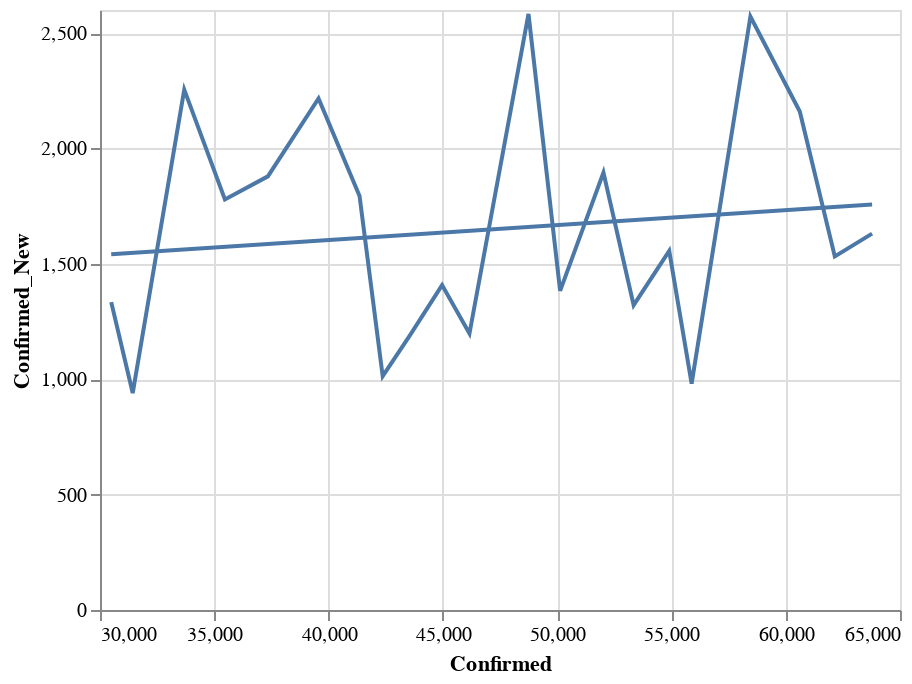

This figure's notebook cell:
### Code cell
state = alt.Chart(data[data['State'] == 'CA'].sort_values('Date').tail(21)).mark_line().encode(
    x='Confirmed:Q',
    y='Confirmed_New:Q'
)
reg = state.transform_regression("Confirmed", "Confirmed_New", method="linear").mark_line()
(state+reg).interactive()

### Figure 1 — Vega-Lite specification as saved in the notebook (floating-point values rounded to 4 significant figures)
{"config": {"view": {"continuousWidth": 400, "continuousHeight": 300}}, "layer": [{"mark": "line", "encoding": {"x": {"type": "quantitative", "field": "Confirmed"}, "y": {"type": "quantitative", "field": "Confirmed_New"}}, "selection": {"selector023": {"type": "interval", "bind": "scales", "encodings": ["x", "y"]}}}, {"mark": "line", "encoding": {"x": {"type": "quantitative", "field": "Confirmed"}, "y": {"type": "quantitative", "field": "Confirmed_New"}}, "transform": [{"on": "Confirmed", "regression": "Confirmed_New", "method": "linear"}]}], "data": {"name": "data-09ac422f0c4775cfc6aa2bc42a2becbf"}, "$schema": "https://vega.github.io/schema/vega-lite/v4.0.2.json", "datasets": {"data-09ac422f0c4775cfc6aa2bc42a2becbf": [{"State": "CA", "Date": "04-18-2020", "Confirmed": 30490.0, "Deaths": 1140.0, "Recovered": 0.0, "Confirmed_New": 1334.0, "Deaths_New": 103.0, "Recovered_New": 0.0, "Active": 29350.0}, {"State": "CA", "Date": "04-19-2020", "Confirmed": 31430.0, "Deaths": 1177.0, "Recovered": 0.0, "Confirmed_New": 940.0, "Deaths_New": 37.0, "Recovered_New": 0.0, "Active": 30250.0}, {"State": "CA", "Date": "04-20-2020", "Confirmed": 33690.0, "Deaths": 1225.0, "Recovered": 0.0, "Confirmed_New": 2255.0, "Deaths_New": 48.0, "Recovered_New": 0.0, "Active": 32460.0}, {"State": "CA", "Date": "04-21-2020", "Confirmed": 35460.0, "Deaths": 1282.0, "Recovered": 0.0, "Confirmed_New": 1779.0, "Deaths_New": 57.0, "Recovered_New": 0.0, "Active": 34180.0}, {"State": "CA", "Date": "04-22-2020", "Confirmed": 37340.0, "Deaths": 1421.0, "Recovered": 0.0, "Confirmed_New": 1879.0, "Deaths_New": 139.0, "Recovered_New": 0.0, "Active": 35920.0}, {"State": "CA", "Date": "04-23-2020", "Confirmed": 39560.0, "Deaths": 1533.0, "Recovered": 0.0, "Confirmed_New": 2217.0, "Deaths_New": 112.0, "Recovered_New": 0.0, "Active": 38030.0}, {"State": "CA", "Date": "04-24-2020", "Confirmed": 41360.0, "Deaths": 1621.0, "Recovered": 0.0, "Confirmed_New": 1794.0, "Deaths_New": 88.0, "Recovered_New": 0.0, "Active": 39730.0}, {"State": "CA", "Date": "04-25-2020", "Confirmed": 42370.0, "Deaths": 1689.0, "Recovered": 0.0, "Confirmed_New": 1013.0, "Deaths_New": 68.0, "Recovered_New": 0.0, "Active": 40680.0}, {"State": "CA", "Date": "04-26-2020", "Confirmed": 43560.0, "Deaths": 1725.0, "Recovered": 0.0, "Confirmed_New": 1190.0, "Deaths_New": 36.0, "Recovered_New": 0.0, "Active": 41830.0}, {"State": "CA", "Date": "04-27-2020", "Confirmed": 44970.0, "Deaths": 1779.0, "Recovered": 0.0, "Confirmed_New": 1408.0, "Deaths_New": 54.0, "Recovered_New": 0.0, "Active": 43190.0}, {"State": "CA", "Date": "04-28-2020", "Confirmed": 46160.0, "Deaths": 1864.0, "Recovered": 0.0, "Confirmed_New": 1198.0, "Deaths_New": 85.0, "Recovered_New": 0.0, "Active": 44300.0}, {"State": "CA", "Date": "04-29-2020", "Confirmed": 48750.0, "Deaths": 1946.0, "Recovered": 0.0, "Confirmed_New": 2583.0, "Deaths_New": 82.0, "Recovered_New": 0.0, "Active": 46800.0}, {"State": "CA", "Date": "04-30-2020", "Confirmed": 50130.0, "Deaths": 2031.0, "Recovered": 0.0, "Confirmed_New": 1383.0, "Deaths_New": 85.0, "Recovered_New": 0.0, "Active": 48100.0}, {"State": "CA", "Date": "05-01-2020", "Confirmed": 52030.0, "Deaths": 2126.0, "Recovered": 0.0, "Confirmed_New": 1896.0, "Deaths_New": 95.0, "Recovered_New": 0.0, "Active": 49900.0}, {"State": "CA", "Date": "05-02-2020", "Confirmed": 53350.0, "Deaths": 2180.0, "Recovered": 0.0, "Confirmed_New": 1321.0, "Deaths_New": 54.0, "Recovered_New": 0.0, "Active": 51170.0}, {"State": "CA", "Date": "05-03-2020", "Confirmed": 54900.0, "Deaths": 2216.0, "Recovered": 0.0, "Confirmed_New": 1556.0, "Deaths_New": 36.0, "Recovered_New": 0.0, "Active": 52690.0}, {"State": "CA", "Date": "05-04-2020", "Confirmed": 55880.0, "Deaths": 2278.0, "Recovered": 0.0, "Confirmed_New": 981.0, "Deaths_New": 62.0, "Recovered_New": 0.0, "Active": 53610.0}, {"State": "CA", "Date": "05-05-2020", "Confirmed": 58460.0, "Deaths": 2381.0, "Recovered": 0.0, "Confirmed_New": 2572.0, "Deaths_New": 103.0, "Recovered_New": 0.0, "Active": 56080.0}, {"State": "CA", "Date": "05-06-2020", "Confirmed": 60620.0, "Deaths": 2464.0, "Recovered": 0.0, "Confirmed_New": 2160.0, "Deaths_New": 83.0, "Recovered_New": 0.0, "Active": 58150.0}, {"State": "CA", "Date": "05-07-2020", "Confirmed": 62150.0, "Deaths": 2535.0, "Recovered": 0.0, "Confirmed_New": 1532.0, "Deaths_New": 71.0, "Recovered_New": 0.0, "Active": 59610.0}, {"State": "CA", "Date": "05-08-2020", "Confirmed": 63780.0, "Deaths": 2613.0, "Recovered": 0.0, "Confirmed_New": 1631.0, "Deaths_New": 78.0, "Recovered_New": 0.0, "Active": 61170.0}]}}
